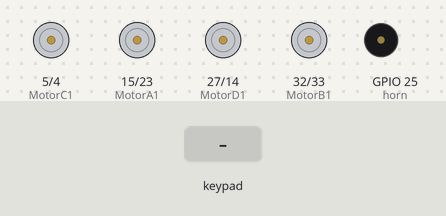
Bench run of a sketch on a simulated ESP32. Shown: motor-driver pin pairs drawn as motors (green arrow = first pin HIGH = forward, orange = second pin HIGH = backward, longer = more drive), buzzer (waves = sounding, pin HIGH). The inputs (shaded band) are chosen by the test bench. What the sketch prints to the serial monitor is not drawn.

Above: at 1.2 s.
1.3 s: key 'U' pressed
At 1.53 s:
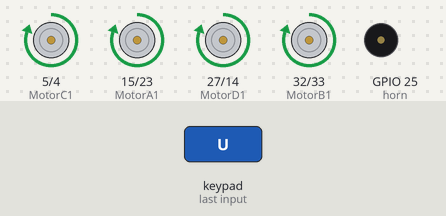
3.2 s: key 'X' pressed
At 3.35 s:
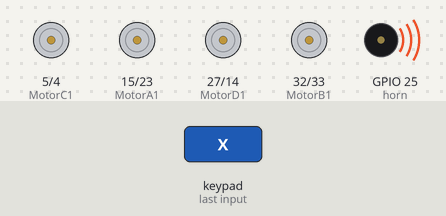
5.0 s: key 'D' pressed
At 5.23 s:
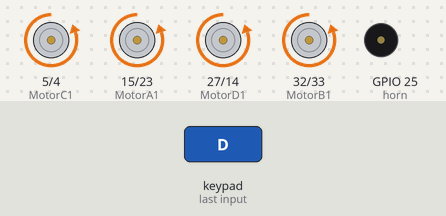
6.9 s: key 'L' pressed
At 7.13 s:
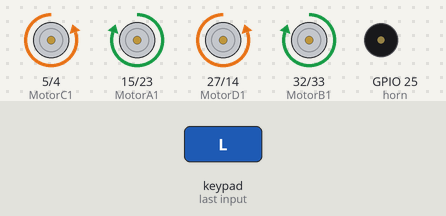
8.8 s: key 'R' pressed
At 9.03 s:
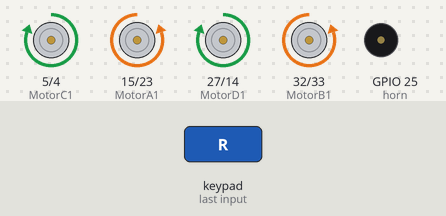
10.7 s: key 'O' pressed
At 10.85 s:
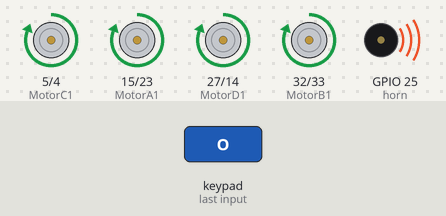
Timing chart, 0 to 14.7 s (numbered marks = the images above; inputs shaded):
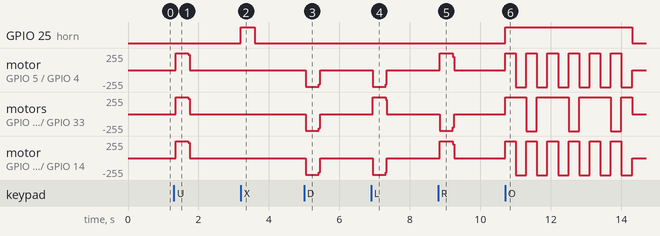

Measured:
- after the input at 1.3 s, motor on GPIO 5 (MotorC1) / GPIO 4 (MotorC2), motor on GPIO 15 (MotorA1) / GPIO 23 (MotorA2), motor on GPIO 27 (MotorD1) / GPIO 14 (MotorD2), motor on GPIO 32 (MotorB1) / GPIO 33 (MotorB2): stopped → forward 253/255 after 0.05 s, → stopped 0.36 s later
- after the input at 3.2 s, GPIO 25 (horn): LOW → HIGH at once, → LOW 0.40 s later
- after the input at 5.0 s, motor on GPIO 5 (MotorC1) / GPIO 4 (MotorC2), motor on GPIO 15 (MotorA1) / GPIO 23 (MotorA2), motor on GPIO 27 (MotorD1) / GPIO 14 (MotorD2), motor on GPIO 32 (MotorB1) / GPIO 33 (MotorB2): stopped → backward 253/255 after 0.05 s, → stopped 0.36 s later
- after the input at 6.9 s, motor on GPIO 5 (MotorC1) / GPIO 4 (MotorC2), motor on GPIO 27 (MotorD1) / GPIO 14 (MotorD2): stopped → backward 253/255 after 0.05 s, → stopped 0.36 s later; motor on GPIO 15 (MotorA1) / GPIO 23 (MotorA2), motor on GPIO 32 (MotorB1) / GPIO 33 (MotorB2): stopped → forward 253/255 after 0.05 s, → stopped 0.36 s later
- after the input at 8.8 s, motor on GPIO 5 (MotorC1) / GPIO 4 (MotorC2), motor on GPIO 27 (MotorD1) / GPIO 14 (MotorD2): stopped → forward 253/255 after 0.05 s, → stopped 0.36 s later; motor on GPIO 15 (MotorA1) / GPIO 23 (MotorA2), motor on GPIO 32 (MotorB1) / GPIO 33 (MotorB2): stopped → backward 253/255 after 0.05 s, → stopped 0.36 s later
- after the input at 10.7 s, GPIO 25 (horn): LOW → HIGH at once, → LOW 3.6 s later; motor on GPIO 5 (MotorC1) / GPIO 4 (MotorC2): stopped → forward 255/255 at once, then repeats every 0.60 s: backward 255/255 0.30 s, forward 255/255 0.30 s

The sketch:

WiBot.ino
```cpp
// ESP32 Kart Sürümü 2.0.11 olmalıdır

// Wi-Bot için Dabble kütüphanesini tanımla
#define CUSTOM_SETTINGS
#define INCLUDE_GAMEPAD_MODULE
#include <DabbleESP32.h>
#include <Arduino.h>

// Motor pinleri tanımlanıyor (ileri ve geri hareket için)
#define MotorA1 15  // A motor ileri
#define MotorA2 23  // A motor geri

#define MotorB1 32  // B motor ileri
#define MotorB2 33  // B motor geri

#define MotorC1 5   // C motor ileri
#define MotorC2 4   // C motor geri

#define MotorD1 27  // D motor ileri
#define MotorD2 14  // D motor geri

// Buzzer pini (korna)
#define horn 25

void setup() {
  // Pin modları tanımlanıyor
  pinMode(horn, OUTPUT);

  pinMode(MotorA1, OUTPUT);
  pinMode(MotorA2, OUTPUT);

  pinMode(MotorB1, OUTPUT);
  pinMode(MotorB2, OUTPUT);

  pinMode(MotorC1, OUTPUT);
  pinMode(MotorC2, OUTPUT);

  pinMode(MotorD1, OUTPUT);
  pinMode(MotorD2, OUTPUT);

  // Seri haberleşme başlatılıyor
  Serial.begin(115200);

  // Dabble uygulaması başlatılıyor ve Bluetooth ismi atanıyor
  Dabble.begin("REX_ROBOT");
}

void loop() {
  // Dabble'dan gelen komutlar işleniyor
  Dabble.processInput();

  // Her döngüde önce robot durduruluyor
  stop();

  // Kumandadan gelen yön tuşlarına göre robot yönlendiriliyor
  if (GamePad.isUpPressed()) forward();
  if (GamePad.isDownPressed()) backward();
  if (GamePad.isLeftPressed()) left();
  if (GamePad.isRightPressed()) right();

  // Dörtgen butonuna basıldığında konsola yazı gönderilir
  if (GamePad.isSquarePressed()) {
    Serial.print("Square");
  }

  // Yuvarlak butonuna basıldığında hareket kombinasyonu ve buzzer çalıştırılır
  if (GamePad.isCirclePressed()) {
    for (int i = 0; i < 3; i++) {
      forward();
      digitalWrite(horn, HIGH);
      delay(300);
      digitalWrite(horn, LOW);

      left();
      digitalWrite(horn, HIGH);
      delay(300);
      digitalWrite(horn, LOW);

      right();
      digitalWrite(horn, HIGH);
      delay(300);
      digitalWrite(horn, LOW);

      left();
      digitalWrite(horn, HIGH);
      delay(300);
      digitalWrite(horn, LOW);
    }
  }

  // Çarpı butonuna basıldığında buzzer kısa süreli çalar
  if (GamePad.isCrossPressed()) {
    Serial.print("Cross");
    digitalWrite(horn, HIGH);
    delay(100);
    digitalWrite(horn, LOW);
  }

  // Üçgen butonuna basıldığında mesaj basılır
  if (GamePad.isTrianglePressed()) {
    Serial.print("Triangle");
  }

  if (GamePad.isStartPressed()) {
    Serial.print("Start");
  }

  if (GamePad.isSelectPressed()) {
    Serial.print("Select");
  }

  // Joystick değerleri seri porta yazdırılır
  Serial.print('\t');
  int a = GamePad.getAngle();
  Serial.print("Angle: ");
  Serial.print(a);
  Serial.print('\t');

  int b = GamePad.getRadius();
  Serial.print("Radius: ");
  Serial.print(b);
  Serial.print('\t');

  float c = GamePad.getXaxisData();
  Serial.print("x_axis: ");
  Serial.print(c);
  Serial.print('\t');

  float d = GamePad.getYaxisData();
  Serial.print("y_axis: ");
  Serial.println(d);
  Serial.println();
}

// Robot ileri hareket fonksiyonu
void forward() {
  digitalWrite(MotorA1, HIGH);
  digitalWrite(MotorA2, LOW);

  digitalWrite(MotorB1, HIGH);
  digitalWrite(MotorB2, LOW);

  digitalWrite(MotorC1, HIGH);
  digitalWrite(MotorC2, LOW);

  digitalWrite(MotorD1, HIGH);
  digitalWrite(MotorD2, LOW);
}

// Robot sağa dönüş fonksiyonu
void right() {
  digitalWrite(MotorA1, LOW);
  digitalWrite(MotorA2, HIGH);

  digitalWrite(MotorB1, LOW);
  digitalWrite(MotorB2, HIGH);

  digitalWrite(MotorC1, HIGH);
  digitalWrite(MotorC2, LOW);

  digitalWrite(MotorD1, HIGH);
  digitalWrite(MotorD2, LOW);
}

// Robot sola dönüş fonksiyonu
void left() {
  digitalWrite(MotorA1, HIGH);
  digitalWrite(MotorA2, LOW);

  digitalWrite(MotorB1, HIGH);
  digitalWrite(MotorB2, LOW);

  digitalWrite(MotorC1, LOW);
  digitalWrite(MotorC2, HIGH);

  digitalWrite(MotorD1, LOW);
  digitalWrite(MotorD2, HIGH);
}

// Robot durdurma fonksiyonu
void stop() {
  digitalWrite(MotorA1, LOW);
  digitalWrite(MotorA2, LOW);

  digitalWrite(MotorB1, LOW);
  digitalWrite(MotorB2, LOW);

  digitalWrite(MotorC1, LOW);
  digitalWrite(MotorC2, LOW);

  digitalWrite(MotorD1, LOW);
  digitalWrite(MotorD2, LOW);
}

// Robot geri hareket fonksiyonu
void backward() {
  digitalWrite(MotorA1, LOW);
  digitalWrite(MotorA2, HIGH);

  digitalWrite(MotorB1, LOW);
  digitalWrite(MotorB2, HIGH);

  digitalWrite(MotorC1, LOW);
  digitalWrite(MotorC2, HIGH);

  digitalWrite(MotorD1, LOW);
  digitalWrite(MotorD2, HIGH);
}
```
